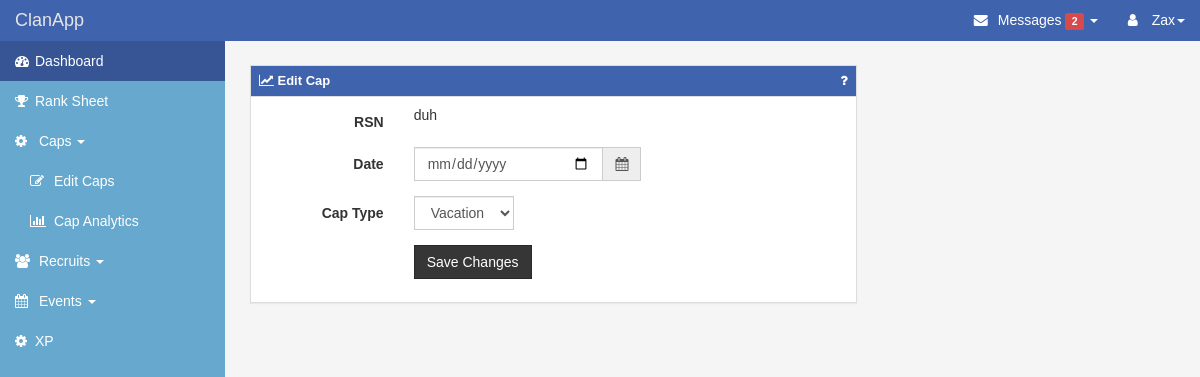
Screenshot of /caps/edit/10 (signed in) with the database file from the repository.
### app/models.py (models this page shows, shortened)
class Users(db.Model):
    __tablename__ = "users"
    id = db.Column('user_id', db.Integer, primary_key=True)
    username = db.Column('username', db.String(50), unique=True, index=True)
    password_hash = db.Column('password', db.String(128))
    email = db.Column('email', db.String(50), unique=True, index=True)
    @property
    def password(self):
        """ Prevent password from being accessed"""
        raise AttributeError('Password is not a readable attribute.')
    @password.setter
    def password(self, password):
        """Set password to a hashed password"""
        self.password_hash = generate_password_hash(password)
    @property
    def is_authenticated(self):
        return True

class Caps(db.Model):
    __tablename__ = "caps"
    id = db.Column(db.Integer, primary_key=True)
    capdate = db.Column(db.Date, index=True, unique=False)
    week = db.Column(db.String(15), index=True, unique=False)
    rsn = db.Column(db.String(15), index=True, unique=False)
    captype = db.Column(db.Integer, index=True, unique=False)
    possible_caps = db.Column(db.Integer, index=True, unique=False)
    cap_count = db.Column(db.Integer, index=True, unique=False)
    cap_percentage = db.Column(db.Integer, index=True, unique=False)
    cap_streak = db.Column(db.Integer, index=True, unique=False)
    last_cap = db.Column(db.Date, index=True, unique=False)

### app/caps/views.py (the view, shortened to what this page needs)
@caps.route('/caps/edit/<int:cap_id>', methods=['GET', 'POST'])
@login_required
def edit_cap(cap_id):
    cap = models.Caps.query.get_or_404(cap_id)
    form = CapsForm(obj=cap)
    return render_template('caps/cap.html', action="caps.edit_cap", cap_id=cap_id, form=form,
                           title="Edit Cap", button_text="Save Changes", rsn=cap.rsn)

### app/caps/forms.py
class CapsForm(FlaskForm):
    def __init__(self, *args, **kwargs):
        super(CapsForm, self).__init__(*args, **kwargs)
        self.rsn.choices = [(account.rsn, account.rsn) for account in models.Accounts.query.all()]
        self.rsn.choices.sort(key=lambda t: tuple(t[0].lower()))
    capdate = DateField('Cap Date', format='%Y/%m/%d')
    rsn = SelectField("RSN Choices", validators=[DataRequired()])
    captypechoices = [
        ('No', 'No'),
        ('New', 'New'),
        ('Vacation', 'Vacation'),
        ('Yes', 'Yes')
    ]
    captype = SelectField("Cap Type Choices", choices=captypechoices, validators=[DataRequired()])

### app/__init__.py (called while the page is built)
@login_manager.user_loader
def load_user(user_id):
    return models.Users.query.get(int(user_id))

### app/templates/caps/cap.html (shortened to what this page needs)
{% extends "layout.html" %}
{% block content %}
<div class="col-md-8">
    <div class="panel panel-primary">
        <div class="panel-heading">
            <h3 class="panel-title"><i class="fa fa-line-chart"></i> {{ title }} <a class="pull-right fa fa-question" href="#" style="text-decoration:none;"></a></h3>
        </div>
        <div class="panel-body">
            <form method="post" action="{{ url_for(action, cap_id=cap_id) }}" id="eventForm" class="form-horizontal">
                <div class="form-group">
                    <label class="col-xs-3 control-label">RSN</label>
                    <div class="col-xs-5" name="RSN">
                            {{ rsn }}
                    </div>
                </div>
                <div class="form-group">
                    <label class="col-xs-3 control-label">Date</label>
                    <div class="col-xs-5 date">
                        <div class="input-group input-append date" id="datePicker">
                            {{ form.capdate(class_="form-control") }}
                            <span class="input-group-addon add-on"><span class="fa fa-calendar"></span></span>
                        </div>
                    </div>
                </div>
                <div class="form-group">
                    <label class="col-xs-3 control-label">Cap Type</label>
                    <div class="col-xs-5 date">
                        <div class="input-group input-append date">
                            {{ form.captype(class_="form-control") }}
                        </div>
                    </div>
                </div>
                <div class="form-group">
                    <div class="col-xs-5 col-xs-offset-3">
                        <button type="submit" class="btn btn-default"> {{ button_text }} </button>
                    </div>
                </div>
            </form>
        </div>
    </div>
</div>
{% endblock %}

### app/templates/layout.html (shortened to what this page needs)
<!DOCTYPE html>
<html lang="en">
<head>
    <link href="{{ url_for('static', filename = 'css/bootstrap.min.css') }}" rel="stylesheet" type="text/css">
    <link rel="stylesheet" href="https://maxcdn.bootstrapcdn.com/font-awesome/4.6.3/css/font-awesome.min.css">
    <link id="themecss" rel="stylesheet" type="text/css" href="http://www.shieldui.com/shared/components/latest/css/light/all.min.css" />
    <link rel="stylesheet" href="//cdnjs.cloudflare.com/ajax/libs/bootstrap-datepicker/1.3.0/css/datepicker.min.css" />
    <link rel="stylesheet" href="//cdnjs.cloudflare.com/ajax/libs/bootstrap-datepicker/1.3.0/css/datepicker3.min.css" />
    <link rel="stylesheet" type="text/css" href="{{ url_for('static', filename = 'css/theme.css') }}" />
    <link rel="stylesheet" type="text/css" href="{{ url_for('static', filename = 'css/dashboard.css') }}" />
</head>
<body>
    <div id="wrapper">
        <nav class="navbar navbar-default navbar-fixed-top" role="navigation">
            <div class="navbar-header">
                <a class="navbar-brand" href="index.html" title="ClanApp">ClanApp</a>
            </div>
            <div class="collapse navbar-collapse navbar-ex1-collapse">
                <ul class="nav navbar-nav side-nav">
                    <li class="active"><a href="/index"><i class="fa fa-tachometer" aria-hidden="true"></i><span class="hidden-xs hidden-sm">Dashboard</span></a></li>
                    <li><a href="/ranksheet"><i class="fa fa-trophy"></i><span class="hidden-xs hidden-sm">Rank Sheet</span></a></li>
                    <li class="nav nav-list nav-list-expandable nav-list-expanded">
                        <a><i class="fa fa-cog"></i> Caps <span class="caret"></span></a>
                        <ul class="nav navbar-nav">
                            <li><a href="/caps"><i class="fa fa-edit"></i> Edit Caps</a></li>
                            <li><a href="/viewcaps"><i class="fa fa-bar-chart"></i> Cap Analytics</a></li>
                        </ul>
                    </li>
                    <li class="nav nav-list nav-list-expandable nav-list-expanded">
                        <a><i class="fa fa-users" aria-hidden="true"></i> Recruits <span class="caret"></span></a>
                    </li>
                    <li class="nav nav-list nav-list-expandable nav-list-expanded">
                        <a><i class="fa fa-calendar" aria-hidden="true"></i> Events <span class="caret"></span></a>
                    </li>
                    <li><a href="#"><i class="fa fa-cog" aria-hidden="true"></i><span class="hidden-xs hidden-sm">XP</span></a></li>
                </ul>
                <ul class="nav navbar-nav navbar-right navbar-user">
                    <li class="dropdown messages-dropdown">
                        <a href="#" class="dropdown-toggle" data-toggle="dropdown"><i class="fa fa-envelope"></i> Messages <span class="label label-danger">2</span> <b class="caret"></b></a>
                    </li>
                    {% if current_user.is_authenticated %}
                        <li class="dropdown user-dropdown">
                           <a href="#" class="dropdown-toggle" data-toggle="dropdown"><i class="fa fa-user"></i> {{ current_user.username }}<b class="caret"></b></a>
                       </li>
                    {% else %}
                        <li><a href="/login"><i class="fa fa-sign-out"></i> Login</a></li>
                    {% endif %}
                </ul>
            </div>
        </nav>
        <div id="page-wrapper">
            <div class="row">
                    {% block content %} {% endblock %}
            </div>
        </div>
    </div>
</body>
</html>

### app/static/css/dashboard.css (style rules this page uses)
body { padding-top: 40px; font-family: Helvetica,Arial,sans-serif; background-color: #F5F5F5; }
#wrapper { padding-left: 0; }
#page-wrapper { width: 100%; padding: 15px; }
.navbar a { outline: 0; }
.navbar .fa, .navbar .glyphicon { margin-right: 2px; min-width: 18px; }
.navbar-default .side-nav { background-color: #67A9CE; }
.panel .panel-title { font-size: 13px; font-weight: bold; }
.panel .panel-heading { border-radius: 0; }
.nav-list > a { cursor: pointer; }
.nav-list .navbar-nav li { display: block; width: 100%; }
.nav-list .navbar-nav li > a { padding-left: 30px; }
.nav-list-expandable .navbar-nav { display: none; }
.side-nav { overflow: hidden; }
@media (min-width:768px) { #wrapper { padding-left: 225px; } }
@media (min-width:768px) { #page-wrapper { padding: 25px; } }
@media (min-width:768px) { .side-nav { margin-left: -225px; left: 225px; width: 225px; position: fixed; top: 41px; height: 100%; border-radius: 0; border: none; overflow-y: auto; } }
@media (min-width:768px) { .side-nav>li>a { width: 225px; } }
@media (min-width:768px) { .navbar-collapse { padding-left: 15px !important; padding-right: 15px !important; } }

### rows the page displays
Users: username "Zax"
Caps: rsn "duh", captype "Vacation"

### other values shown
{{ title }} "Edit Cap"
{{ button_text }} "Save Changes"
